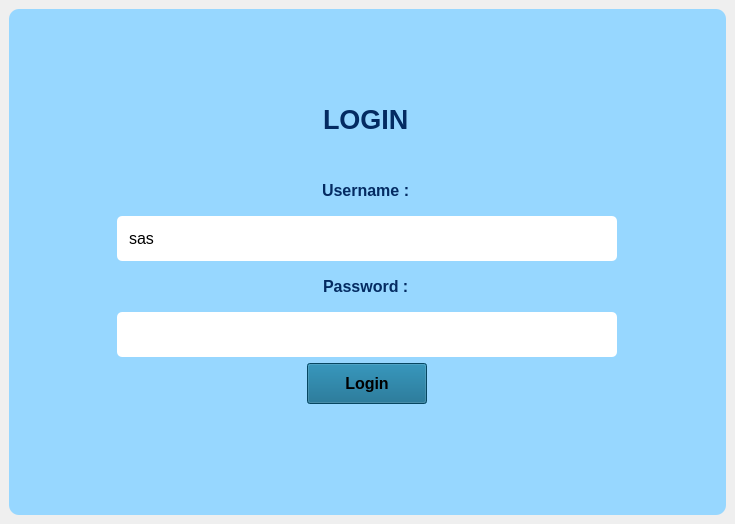
<?xml version="1.0" encoding="UTF-8"?>
<ui version="4.0">
 <class>LoginWindow</class>
 <widget class="QMainWindow" name="LoginWindow">
  <property name="geometry">
   <rect>
    <x>0</x>
    <y>0</y>
    <width>735</width>
    <height>524</height>
   </rect>
  </property>
  <property name="windowTitle">
   <string>LoginWindow</string>
  </property>
  <widget class="QWidget" name="centralwidget">
   <layout class="QGridLayout" name="gridLayout">
    <item row="0" column="0">
     <widget class="QFrame" name="frame">
      <property name="styleSheet">
       <string notr="true">QFrame {
    background-color: #97D7FF; /* Warna kartu putih */
    border-radius: 10px; /* Ujung kartu agak melengkung */
	padding: 10px;
}

</string>
      </property>
      <property name="frameShape">
       <enum>QFrame::Shape::StyledPanel</enum>
      </property>
      <property name="frameShadow">
       <enum>QFrame::Shadow::Raised</enum>
      </property>
      <layout class="QGridLayout" name="gridLayout_2">
       <item row="4" column="0">
        <widget class="QLineEdit" name="username_input">
         <property name="sizePolicy">
          <sizepolicy hsizetype="Fixed" vsizetype="Preferred">
           <horstretch>0</horstretch>
           <verstretch>0</verstretch>
          </sizepolicy>
         </property>
         <property name="minimumSize">
          <size>
           <width>500</width>
           <height>45</height>
          </size>
         </property>
         <property name="font">
          <font>
           <pointsize>12</pointsize>
          </font>
         </property>
         <property name="styleSheet">
          <string notr="true">QLineEdit{
background-color : #FFFFFF;
border-radius : 5px;
padding: 10px;
color-text:blue;
}</string>
         </property>
         <property name="text">
          <string>sas</string>
         </property>
        </widget>
       </item>
       <item row="3" column="0" alignment="Qt::AlignmentFlag::AlignHCenter">
        <widget class="QLabel" name="labelUsername">
         <property name="sizePolicy">
          <sizepolicy hsizetype="Preferred" vsizetype="Fixed">
           <horstretch>0</horstretch>
           <verstretch>0</verstretch>
          </sizepolicy>
         </property>
         <property name="font">
          <font>
           <pointsize>12</pointsize>
           <bold>true</bold>
          </font>
         </property>
         <property name="styleSheet">
          <string notr="true">QLabel {
    color: #042b62; }
</string>
         </property>
         <property name="text">
          <string>Username :</string>
         </property>
         <property name="scaledContents">
          <bool>false</bool>
         </property>
        </widget>
       </item>
       <item row="6" column="0">
        <widget class="QLineEdit" name="password_input">
         <property name="sizePolicy">
          <sizepolicy hsizetype="Fixed" vsizetype="Preferred">
           <horstretch>0</horstretch>
           <verstretch>0</verstretch>
          </sizepolicy>
         </property>
         <property name="minimumSize">
          <size>
           <width>500</width>
           <height>45</height>
          </size>
         </property>
         <property name="font">
          <font>
           <pointsize>12</pointsize>
          </font>
         </property>
         <property name="styleSheet">
          <string notr="true">QLineEdit{
background-color : #FFFFFF;
border-radius : 5px;
padding: 10px;
color-text:blue;
}</string>
         </property>
         <property name="text">
          <string/>
         </property>
         <property name="echoMode">
          <enum>QLineEdit::EchoMode::Password</enum>
         </property>
        </widget>
       </item>
       <item row="0" column="0">
        <spacer name="verticalSpacer">
         <property name="orientation">
          <enum>Qt::Orientation::Vertical</enum>
         </property>
         <property name="sizeType">
          <enum>QSizePolicy::Policy::Expanding</enum>
         </property>
         <property name="sizeHint" stdset="0">
          <size>
           <width>20</width>
           <height>80</height>
          </size>
         </property>
        </spacer>
       </item>
       <item row="7" column="0" alignment="Qt::AlignmentFlag::AlignHCenter">
        <widget class="QPushButton" name="LoginButton">
         <property name="sizePolicy">
          <sizepolicy hsizetype="Fixed" vsizetype="Fixed">
           <horstretch>0</horstretch>
           <verstretch>0</verstretch>
          </sizepolicy>
         </property>
         <property name="minimumSize">
          <size>
           <width>120</width>
           <height>0</height>
          </size>
         </property>
         <property name="font">
          <font>
           <pointsize>12</pointsize>
           <bold>true</bold>
          </font>
         </property>
         <property name="styleSheet">
          <string notr="true">/* Efek saat tombol disorot mouse (Hover) */
QPushButton:hover {
    background-color: #334155; /* Berubah jadi biru sedikit lebih terang saat disorot */
    border-left: 4px solid #3B82F6; /* Muncul garis biru neon di pinggir kiri */
}
QPushButton {
    text-align: center;
	background-color:  #086288;
padding: 10px;
}</string>
         </property>
         <property name="text">
          <string>Login</string>
         </property>
        </widget>
       </item>
       <item row="1" column="0" alignment="Qt::AlignmentFlag::AlignHCenter">
        <widget class="QLabel" name="label">
         <property name="font">
          <font>
           <pointsize>20</pointsize>
           <bold>true</bold>
          </font>
         </property>
         <property name="styleSheet">
          <string notr="true">QLabel {
    color: #042b62; }
</string>
         </property>
         <property name="text">
          <string>LOGIN</string>
         </property>
        </widget>
       </item>
       <item row="8" column="0">
        <spacer name="verticalSpacer_2">
         <property name="orientation">
          <enum>Qt::Orientation::Vertical</enum>
         </property>
         <property name="sizeType">
          <enum>QSizePolicy::Policy::Expanding</enum>
         </property>
         <property name="sizeHint" stdset="0">
          <size>
           <width>20</width>
           <height>105</height>
          </size>
         </property>
        </spacer>
       </item>
       <item row="5" column="0" alignment="Qt::AlignmentFlag::AlignHCenter">
        <widget class="QLabel" name="labelPassword">
         <property name="sizePolicy">
          <sizepolicy hsizetype="Preferred" vsizetype="Fixed">
           <horstretch>0</horstretch>
           <verstretch>0</verstretch>
          </sizepolicy>
         </property>
         <property name="font">
          <font>
           <pointsize>12</pointsize>
           <bold>true</bold>
          </font>
         </property>
         <property name="styleSheet">
          <string notr="true">QLabel {
    color: #042b62; }
</string>
         </property>
         <property name="text">
          <string>Password :</string>
         </property>
         <property name="scaledContents">
          <bool>false</bool>
         </property>
        </widget>
       </item>
       <item row="2" column="0">
        <spacer name="verticalSpacer_3">
         <property name="orientation">
          <enum>Qt::Orientation::Vertical</enum>
         </property>
         <property name="sizeType">
          <enum>QSizePolicy::Policy::Fixed</enum>
         </property>
         <property name="sizeHint" stdset="0">
          <size>
           <width>20</width>
           <height>20</height>
          </size>
         </property>
        </spacer>
       </item>
      </layout>
     </widget>
    </item>
   </layout>
  </widget>
 </widget>
 <resources/>
 <connections/>
</ui>
